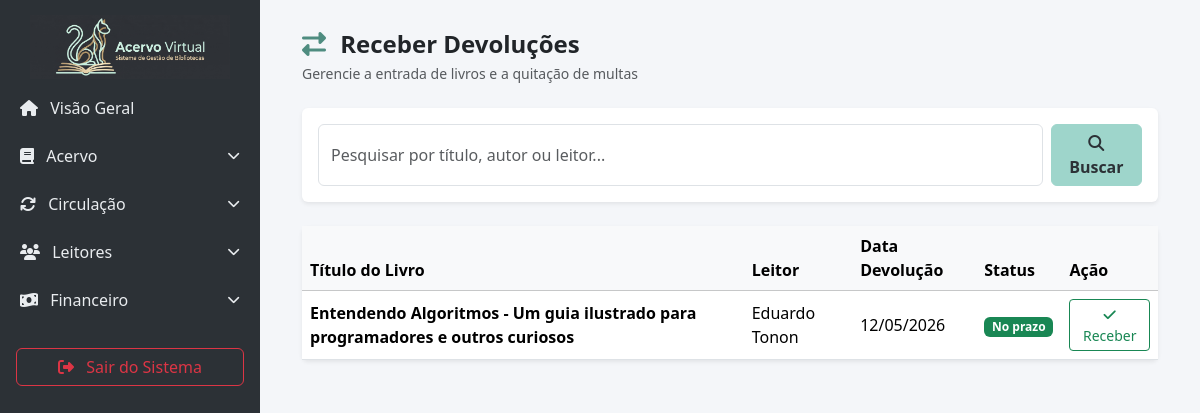
The page /circulacao/devolucoes/ on the database as committed earlier.
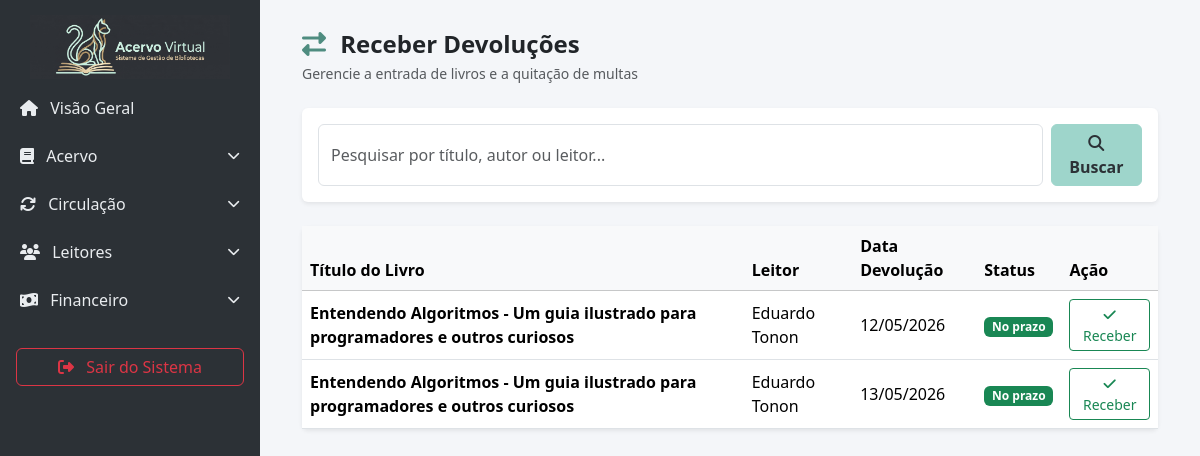
The same page on the database as committed later.
### biblioteca_app/models.py (models this page shows, shortened)
class Emprestimo(models.Model):
    leitor = models.ForeignKey(Leitor, on_delete=models.CASCADE)
    exemplar = models.ForeignKey(Exemplar, on_delete=models.CASCADE)
    data_emprestimo = models.DateField(default=timezone.now)
    data_devolucao = models.DateField()
    cadastrado_por = models.ForeignKey(User, on_delete=models.SET_NULL, null=True, blank=True, related_name='emprestimos_realizados')

class Exemplar(models.Model):
    STATUS_CHOICES = [
        ('disponivel', 'Disponível'),
        ('emprestado', 'Emprestado'),
        ('manutencao', 'Em Manutenção'),
        ('perdido', 'Perdido'),
    ]
    livro = models.ForeignKey(Livro, on_delete=models.CASCADE, related_name='exemplares')
    codigo_tombo = models.CharField(max_length=50, unique=True, help_text="Código identificador único do exemplar físico")
    estado_conservacao = models.CharField(max_length=100, default='Bom')
    status = models.CharField(max_length=20, choices=STATUS_CHOICES, default='disponivel')

class Livro(models.Model):
    titulo = models.CharField(max_length=200)
    autor = models.ForeignKey(Autor, on_delete=models.PROTECT, related_name="livros")
    edicao = models.CharField(max_length=100)
    editora = models.ForeignKey(Editora, on_delete=models.PROTECT, related_name="livros", null=True, blank=True)
    idioma = models.CharField(max_length=50, default="Português")
    data_publicacao = models.DateField(blank=True, null=True)
    numero_paginas = models.IntegerField()
    genero = models.ForeignKey(Genero, on_delete=models.PROTECT, related_name="livros")
    classificacao = models.IntegerField()
    sinopse = models.TextField()
    capa = models.ImageField(upload_to='capas/', blank=True, null=True)
    localizacao = models.CharField(max_length=100, blank=True, null=True, help_text="Ex: Estante A, Prateleira 2")

class Leitor(models.Model):
    id_leitor = models.CharField(max_length=50, unique=True, null=True, blank=True, help_text="ID Único ou Matrícula")
    nome = models.CharField(max_length=200)
    data_nascimento = models.DateField()
    celular = models.CharField(max_length=15, unique=True)
    cpf = models.CharField(max_length=14, unique=True)
    email = models.EmailField(unique=True)
    cep = models.CharField(max_length=9)
    endereco = models.CharField(max_length=255)
    complemento = models.CharField(max_length=100, blank=True, null=True)
    cidade = models.CharField(max_length=100)
    RECEBIMENTO_ALERTAS_CHOICES = [
        ('email', 'Email'),
        ('celular', 'Celular'),
    ]
    recebimento_alertas = models.CharField(max_length=10, choices=RECEBIMENTO_ALERTAS_CHOICES, default='email')
    ativo = models.BooleanField(default=True, help_text="Desmarque para bloquear temporariamente o leitor")
    foto = models.ImageField(upload_to='fotos_leitores/', null=True, blank=True)

### biblioteca_app/views.py (the view)
# urls.py: path('circulacao/devolucoes/', views.reservas, name='reservas'),
def reservas(request):
    query = request.GET.get('q')
    emprestimos_base = Emprestimo.objects.exclude(
        pk__in=Devolucao.objects.values('emprestimo_id')
    )
    if query:
        emprestimos_ativos = emprestimos_base.filter(
            Q(exemplar__livro__titulo__icontains=query) |
            Q(exemplar__livro__autor__nome__icontains=query) |
            Q(leitor__nome__icontains=query)
        ).order_by('data_devolucao')
    else:
        emprestimos_ativos = emprestimos_base.order_by('data_devolucao')
    hoje = date.today()
    for emprestimo in emprestimos_ativos:
        valor_multa = _calcular_valor_multa(emprestimo, hoje)
        emprestimo.atrasado = valor_multa > 0
        emprestimo.valor_multa = f"{valor_multa:.2f}"
    context = {
        'emprestimos': emprestimos_ativos
    }
    return render(request, 'reservas.html', context)

### biblioteca_app/views.py (called while the page is built)
def _calcular_valor_multa(emprestimo, data_base=None):
    if not data_base:
        data_base = date.today()
    config = Configuracao.objects.first()
    valor_por_dia = decimal.Decimal(str(config.multa_por_dia)) if config else decimal.Decimal('2.50')
    if data_base > emprestimo.data_devolucao:
        dias_atraso = (data_base - emprestimo.data_devolucao).days
        return valor_por_dia * dias_atraso
    return decimal.Decimal('0.00')

### biblioteca_app/templates/reservas.html (shortened to what this page needs)
{% extends 'base.html' %}
{% block content %}
<div class="container-fluid">
    <div class="d-flex justify-content-between align-items-center mb-4">
        <div>
            <h4 class="fw-bold text-dark mb-1"><i class="fa-solid fa-right-left me-2 text-primary"></i> Receber Devoluções</h4>
            <p class="text-muted small mb-0">Gerencie a entrada de livros e a quitação de multas</p>
        </div>
    </div>
    <div class="card border-0 shadow-sm mb-4">
        <div class="card-body">
            <form action="{% url 'reservas' %}" method="GET" class="d-flex mb-0">
                <input type="text" name="q" value="{{ request.GET.q|default:'' }}" class="form-control me-2" placeholder="Pesquisar por título, autor ou leitor...">
                <button type="submit" class="btn btn-primary"><i class="fa-solid fa-magnifying-glass"></i> Buscar</button>
            </form>
        </div>
    </div>
    <div class="card border-0 shadow-sm">
        <div class="card-body p-0 table-responsive">
            <table class="table table-hover align-middle mb-0">
                <thead class="table-light">
                    <tr>
                        <th>Título do Livro</th>
                        <th>Leitor</th>
                        <th>Data Devolução</th>
                        <th>Status</th>
                        <th>Ação</th>
                    </tr>
                </thead>
                <tbody>
                    {% for emprestimo in emprestimos %}
                    <tr data-emprestimo-id="{{ emprestimo.id }}" data-emprestimo-data="{{ emprestimo.data_emprestimo|date:'Y-m-d' }}" data-emprestimo-devolucao="{{ emprestimo.data_devolucao|date:'Y-m-d' }}" data-emprestimo-atrasado="{% if emprestimo.atrasado %}1{% else %}0{% endif %}" data-emprestimo-multa="{{ emprestimo.valor_multa|default:'0.00' }}">
                        <td><strong>{{ emprestimo.exemplar.livro.titulo }}</strong></td>
                        <td>{{ emprestimo.leitor.nome }}</td>
                        <td>{{ emprestimo.data_devolucao|date:"d/m/Y" }}</td>
                        <td>{% if emprestimo.atrasado %}<span class="badge bg-danger">Atrasado</span>{% else %}<span class="badge bg-success">No prazo</span>{% endif %}</td>
                        <td><button class="btn btn-sm btn-outline-success btn-devolucao"><i class="fa-solid fa-check"></i> Receber</button></td>
                    </tr>
                    {% empty %}
                    <tr><td colspan="5" class="text-center py-4 text-muted">Nenhum empréstimo ativo no momento.</td></tr>
                    {% endfor %}
                </tbody>
            </table>
        </div>
    </div>
</div>
{% endblock %}

Rows that differ between the two databases and show on the page:
added Emprestimo: exemplar.livro.titulo "Entendendo Algoritmos - Um guia ilustrado para programadores e outros curiosos", leitor.nome "Eduardo Tonon", data_devolucao "13/05/2026", shows "No prazo"
